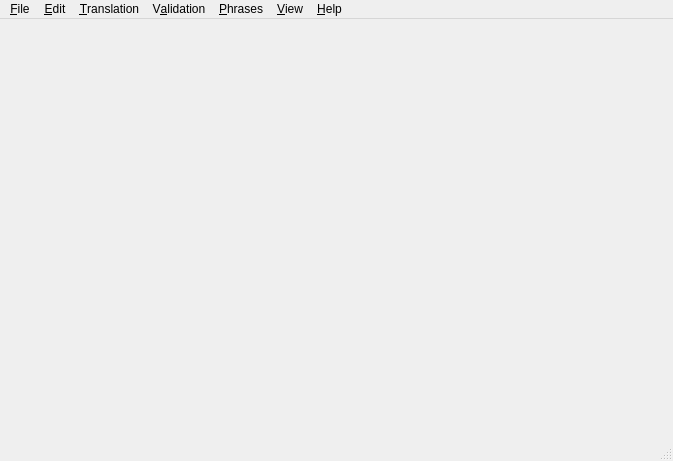
<?xml version="1.0" encoding="UTF-8"?>
<ui version="4.0">
 <comment>*********************************************************************
**
** Copyright (C) 2013 Digia Plc and/or its subsidiary(-ies).
** Contact: http://www.qt-project.org/legal
**
** This file is part of the Qt Linguist of the Qt Toolkit.
**
** $QT_BEGIN_LICENSE:LGPL$
** Commercial License Usage
** Licensees holding valid commercial Qt licenses may use this file in
** accordance with the commercial license agreement provided with the
** Software or, alternatively, in accordance with the terms contained in
** a written agreement between you and Digia.  For licensing terms and
** conditions see http://qt.digia.com/licensing.  For further information
** use the contact form at http://qt.digia.com/contact-us.
**
** GNU Lesser General Public License Usage
** Alternatively, this file may be used under the terms of the GNU Lesser
** General Public License version 2.1 as published by the Free Software
** Foundation and appearing in the file LICENSE.LGPL included in the
** packaging of this file.  Please review the following information to
** ensure the GNU Lesser General Public License version 2.1 requirements
** will be met: http://www.gnu.org/licenses/old-licenses/lgpl-2.1.html.
**
** In addition, as a special exception, Digia gives you certain additional
** rights.  These rights are described in the Digia Qt LGPL Exception
** version 1.1, included in the file LGPL_EXCEPTION.txt in this package.
**
** GNU General Public License Usage
** Alternatively, this file may be used under the terms of the GNU
** General Public License version 3.0 as published by the Free Software
** Foundation and appearing in the file LICENSE.GPL included in the
** packaging of this file.  Please review the following information to
** ensure the GNU General Public License version 3.0 requirements will be
** met: http://www.gnu.org/copyleft/gpl.html.
**
**
** $QT_END_LICENSE$
**
*********************************************************************</comment>
 <class>MainWindow</class>
 <widget class="QMainWindow" name="MainWindow">
  <property name="geometry">
   <rect>
    <x>0</x>
    <y>0</y>
    <width>673</width>
    <height>461</height>
   </rect>
  </property>
  <property name="windowTitle">
   <string>MainWindow</string>
  </property>
  <widget class="QWidget" name="centralwidget"/>
  <widget class="QMenuBar" name="menubar">
   <property name="geometry">
    <rect>
     <x>0</x>
     <y>0</y>
     <width>673</width>
     <height>28</height>
    </rect>
   </property>
   <widget class="QMenu" name="menuPhrases">
    <property name="title">
     <string>&amp;Phrases</string>
    </property>
    <widget class="QMenu" name="menuClosePhraseBook">
     <property name="title">
      <string>&amp;Close Phrase Book</string>
     </property>
    </widget>
    <widget class="QMenu" name="menuEditPhraseBook">
     <property name="title">
      <string>&amp;Edit Phrase Book</string>
     </property>
    </widget>
    <widget class="QMenu" name="menuPrintPhraseBook">
     <property name="title">
      <string>&amp;Print Phrase Book</string>
     </property>
    </widget>
    <addaction name="actionNewPhraseBook"/>
    <addaction name="actionOpenPhraseBook"/>
    <addaction name="menuClosePhraseBook"/>
    <addaction name="separator"/>
    <addaction name="menuEditPhraseBook"/>
    <addaction name="menuPrintPhraseBook"/>
    <addaction name="actionAddToPhraseBook"/>
   </widget>
   <widget class="QMenu" name="menuValidation">
    <property name="title">
     <string>V&amp;alidation</string>
    </property>
    <addaction name="actionAccelerators"/>
    <addaction name="actionEndingPunctuation"/>
    <addaction name="actionPhraseMatches"/>
    <addaction name="actionPlaceMarkerMatches"/>
   </widget>
   <widget class="QMenu" name="menuView">
    <property name="title">
     <string>&amp;View</string>
    </property>
    <widget class="QMenu" name="menuViewViews">
     <property name="title">
      <string>Vie&amp;ws</string>
     </property>
    </widget>
    <widget class="QMenu" name="menuToolbars">
     <property name="title">
      <string>&amp;Toolbars</string>
     </property>
    </widget>
    <addaction name="actionResetSorting"/>
    <addaction name="actionDisplayGuesses"/>
    <addaction name="actionStatistics"/>
    <addaction name="actionLengthVariants"/>
    <addaction name="separator"/>
    <addaction name="menuToolbars"/>
    <addaction name="menuViewViews"/>
   </widget>
   <widget class="QMenu" name="menuHelp">
    <property name="title">
     <string>&amp;Help</string>
    </property>
    <addaction name="actionManual"/>
    <addaction name="actionAbout"/>
    <addaction name="actionAboutQt"/>
    <addaction name="actionWhatsThis"/>
   </widget>
   <widget class="QMenu" name="menuTranslation">
    <property name="title">
     <string>&amp;Translation</string>
    </property>
    <addaction name="actionPrevUnfinished"/>
    <addaction name="actionNextUnfinished"/>
    <addaction name="actionPrev"/>
    <addaction name="actionNext"/>
    <addaction name="actionDoneAndNext"/>
    <addaction name="actionBeginFromSource"/>
   </widget>
   <widget class="QMenu" name="menuFile">
    <property name="title">
     <string>&amp;File</string>
    </property>
    <widget class="QMenu" name="menuRecentlyOpenedFiles">
     <property name="title">
      <string>Recently Opened &amp;Files</string>
     </property>
    </widget>
    <addaction name="actionOpen"/>
    <addaction name="actionOpenAux"/>
    <addaction name="menuRecentlyOpenedFiles"/>
    <addaction name="separator"/>
    <addaction name="actionSaveAll"/>
    <addaction name="actionSave"/>
    <addaction name="actionSaveAs"/>
    <addaction name="actionReleaseAll"/>
    <addaction name="actionRelease"/>
    <addaction name="actionReleaseAs"/>
    <addaction name="separator"/>
    <addaction name="actionPrint"/>
    <addaction name="separator"/>
    <addaction name="actionCloseAll"/>
    <addaction name="actionClose"/>
    <addaction name="separator"/>
    <addaction name="actionExit"/>
   </widget>
   <widget class="QMenu" name="menuEdit">
    <property name="title">
     <string>&amp;Edit</string>
    </property>
    <addaction name="actionUndo"/>
    <addaction name="actionRedo"/>
    <addaction name="separator"/>
    <addaction name="actionCut"/>
    <addaction name="actionCopy"/>
    <addaction name="actionPaste"/>
    <addaction name="actionSelectAll"/>
    <addaction name="separator"/>
    <addaction name="actionFind"/>
    <addaction name="actionFindNext"/>
    <addaction name="actionSearchAndTranslate"/>
    <addaction name="actionBatchTranslation"/>
    <addaction name="actionTranslationFileSettings"/>
   </widget>
   <addaction name="menuFile"/>
   <addaction name="menuEdit"/>
   <addaction name="menuTranslation"/>
   <addaction name="menuValidation"/>
   <addaction name="menuPhrases"/>
   <addaction name="menuView"/>
   <addaction name="menuHelp"/>
  </widget>
  <widget class="QStatusBar" name="statusbar"/>
  <action name="actionOpen">
   <property name="text">
    <string>&amp;Open...</string>
   </property>
   <property name="whatsThis">
    <string>Open a Qt translation source file (TS file) for editing</string>
   </property>
   <property name="shortcut">
    <string>Ctrl+O</string>
   </property>
  </action>
  <action name="actionExit">
   <property name="text">
    <string>E&amp;xit</string>
   </property>
   <property name="statusTip">
    <string/>
   </property>
   <property name="whatsThis">
    <string>Close this window and exit.</string>
   </property>
   <property name="shortcut">
    <string>Ctrl+Q</string>
   </property>
   <property name="menuRole">
    <enum>QAction::QuitRole</enum>
   </property>
  </action>
  <action name="actionSave">
   <property name="text">
    <string>Save</string>
   </property>
   <property name="whatsThis">
    <string>Save changes made to this Qt translation source file</string>
   </property>
  </action>
  <action name="actionSaveAs">
   <property name="text">
    <string>Save &amp;As...</string>
   </property>
   <property name="iconText">
    <string>Save As...</string>
   </property>
   <property name="whatsThis">
    <string>Save changes made to this Qt translation source file into a new file.</string>
   </property>
  </action>
  <action name="actionRelease">
   <property name="text">
    <string>Release</string>
   </property>
   <property name="whatsThis">
    <string>Create a Qt message file suitable for released applications from the current message file.</string>
   </property>
  </action>
  <action name="actionPrint">
   <property name="text">
    <string>&amp;Print...</string>
   </property>
   <property name="whatsThis">
    <string>Print a list of all the translation units in the current translation source file.</string>
   </property>
   <property name="shortcut">
    <string>Ctrl+P</string>
   </property>
  </action>
  <action name="actionUndo">
   <property name="enabled">
    <bool>false</bool>
   </property>
   <property name="text">
    <string>&amp;Undo</string>
   </property>
   <property name="whatsThis">
    <string>Undo the last editing operation performed on the current translation.</string>
   </property>
   <property name="shortcut">
    <string>Ctrl+Z</string>
   </property>
   <property name="menuRole">
    <enum>QAction::NoRole</enum>
   </property>
  </action>
  <action name="actionRedo">
   <property name="enabled">
    <bool>false</bool>
   </property>
   <property name="text">
    <string>&amp;Redo</string>
   </property>
   <property name="whatsThis">
    <string>Redo an undone editing operation performed on the translation.</string>
   </property>
   <property name="shortcut">
    <string>Ctrl+Y</string>
   </property>
   <property name="menuRole">
    <enum>QAction::NoRole</enum>
   </property>
  </action>
  <action name="actionCut">
   <property name="enabled">
    <bool>false</bool>
   </property>
   <property name="text">
    <string>Cu&amp;t</string>
   </property>
   <property name="whatsThis">
    <string>Copy the selected translation text to the clipboard and deletes it.</string>
   </property>
   <property name="shortcut">
    <string>Ctrl+X</string>
   </property>
   <property name="menuRole">
    <enum>QAction::NoRole</enum>
   </property>
  </action>
  <action name="actionCopy">
   <property name="enabled">
    <bool>false</bool>
   </property>
   <property name="text">
    <string>&amp;Copy</string>
   </property>
   <property name="whatsThis">
    <string>Copy the selected translation text to the clipboard.</string>
   </property>
   <property name="shortcut">
    <string>Ctrl+C</string>
   </property>
   <property name="menuRole">
    <enum>QAction::NoRole</enum>
   </property>
  </action>
  <action name="actionPaste">
   <property name="enabled">
    <bool>false</bool>
   </property>
   <property name="text">
    <string>&amp;Paste</string>
   </property>
   <property name="whatsThis">
    <string>Paste the clipboard text into the translation.</string>
   </property>
   <property name="shortcut">
    <string>Ctrl+V</string>
   </property>
   <property name="menuRole">
    <enum>QAction::NoRole</enum>
   </property>
  </action>
  <action name="actionSelectAll">
   <property name="enabled">
    <bool>false</bool>
   </property>
   <property name="text">
    <string>Select &amp;All</string>
   </property>
   <property name="whatsThis">
    <string>Select the whole translation text.</string>
   </property>
   <property name="shortcut">
    <string>Ctrl+A</string>
   </property>
   <property name="menuRole">
    <enum>QAction::NoRole</enum>
   </property>
  </action>
  <action name="actionFind">
   <property name="enabled">
    <bool>false</bool>
   </property>
   <property name="text">
    <string>&amp;Find...</string>
   </property>
   <property name="whatsThis">
    <string>Search for some text in the translation source file.</string>
   </property>
   <property name="shortcut">
    <string>Ctrl+F</string>
   </property>
   <property name="menuRole">
    <enum>QAction::NoRole</enum>
   </property>
  </action>
  <action name="actionFindNext">
   <property name="enabled">
    <bool>false</bool>
   </property>
   <property name="text">
    <string>Find &amp;Next</string>
   </property>
   <property name="whatsThis">
    <string>Continue the search where it was left.</string>
   </property>
   <property name="shortcut">
    <string>F3</string>
   </property>
   <property name="menuRole">
    <enum>QAction::NoRole</enum>
   </property>
  </action>
  <action name="actionPrevUnfinished">
   <property name="text">
    <string>&amp;Prev Unfinished</string>
   </property>
   <property name="toolTip">
    <string>Previous unfinished item</string>
   </property>
   <property name="whatsThis">
    <string>Move to the previous unfinished item.</string>
   </property>
   <property name="shortcut">
    <string>Ctrl+K</string>
   </property>
   <property name="menuRole">
    <enum>QAction::NoRole</enum>
   </property>
  </action>
  <action name="actionNextUnfinished">
   <property name="text">
    <string>&amp;Next Unfinished</string>
   </property>
   <property name="toolTip">
    <string>Next unfinished item</string>
   </property>
   <property name="whatsThis">
    <string>Move to the next unfinished item.</string>
   </property>
   <property name="shortcut">
    <string>Ctrl+J</string>
   </property>
   <property name="menuRole">
    <enum>QAction::NoRole</enum>
   </property>
  </action>
  <action name="actionPrev">
   <property name="text">
    <string>P&amp;rev</string>
   </property>
   <property name="toolTip">
    <string>Move to previous item</string>
   </property>
   <property name="whatsThis">
    <string>Move to the previous item.</string>
   </property>
   <property name="shortcut">
    <string>Ctrl+Shift+K</string>
   </property>
   <property name="menuRole">
    <enum>QAction::NoRole</enum>
   </property>
  </action>
  <action name="actionNext">
   <property name="text">
    <string>Ne&amp;xt</string>
   </property>
   <property name="toolTip">
    <string>Next item</string>
   </property>
   <property name="whatsThis">
    <string>Move to the next item.</string>
   </property>
   <property name="shortcut">
    <string>Ctrl+Shift+J</string>
   </property>
   <property name="menuRole">
    <enum>QAction::NoRole</enum>
   </property>
  </action>
  <action name="actionDoneAndNext">
   <property name="enabled">
    <bool>false</bool>
   </property>
   <property name="text">
    <string>&amp;Done and Next</string>
   </property>
   <property name="toolTip">
    <string>Mark item as done and move to the next unfinished item</string>
   </property>
   <property name="whatsThis">
    <string>Mark this item as done and move to the next unfinished item.</string>
   </property>
   <property name="menuRole">
    <enum>QAction::NoRole</enum>
   </property>
  </action>
  <action name="actionBeginFromSource">
   <property name="enabled">
    <bool>false</bool>
   </property>
   <property name="text">
    <string>Copy from source text</string>
   </property>
   <property name="iconText">
    <string>Copy from source text</string>
   </property>
   <property name="toolTip">
    <string>Copies the source text into the translation field</string>
   </property>
   <property name="whatsThis">
    <string>Copies the source text into the translation field.</string>
   </property>
   <property name="shortcut">
    <string>Ctrl+B</string>
   </property>
   <property name="menuRole">
    <enum>QAction::NoRole</enum>
   </property>
  </action>
  <action name="actionAccelerators">
   <property name="checkable">
    <bool>true</bool>
   </property>
   <property name="text">
    <string>&amp;Accelerators</string>
   </property>
   <property name="toolTip">
    <string>Toggle the validity check of accelerators</string>
   </property>
   <property name="whatsThis">
    <string>Toggle the validity check of accelerators, i.e. whether the number of ampersands in the source and translation text is the same. If the check fails, a message is shown in the warnings window.</string>
   </property>
   <property name="menuRole">
    <enum>QAction::NoRole</enum>
   </property>
  </action>
  <action name="actionEndingPunctuation">
   <property name="checkable">
    <bool>true</bool>
   </property>
   <property name="text">
    <string>&amp;Ending Punctuation</string>
   </property>
   <property name="toolTip">
    <string>Toggle the validity check of ending punctuation</string>
   </property>
   <property name="whatsThis">
    <string>Toggle the validity check of ending punctuation. If the check fails, a message is shown in the warnings window.</string>
   </property>
   <property name="menuRole">
    <enum>QAction::NoRole</enum>
   </property>
  </action>
  <action name="actionPhraseMatches">
   <property name="checkable">
    <bool>true</bool>
   </property>
   <property name="text">
    <string>&amp;Phrase matches</string>
   </property>
   <property name="toolTip">
    <string>Toggle checking that phrase suggestions are used</string>
   </property>
   <property name="whatsThis">
    <string>Toggle checking that phrase suggestions are used. If the check fails, a message is shown in the warnings window.</string>
   </property>
   <property name="menuRole">
    <enum>QAction::NoRole</enum>
   </property>
  </action>
  <action name="actionPlaceMarkerMatches">
   <property name="checkable">
    <bool>true</bool>
   </property>
   <property name="text">
    <string>Place &amp;Marker Matches</string>
   </property>
   <property name="toolTip">
    <string>Toggle the validity check of place markers</string>
   </property>
   <property name="whatsThis">
    <string>Toggle the validity check of place markers, i.e. whether %1, %2, ... are used consistently in the source text and translation text. If the check fails, a message is shown in the warnings window.</string>
   </property>
   <property name="menuRole">
    <enum>QAction::NoRole</enum>
   </property>
  </action>
  <action name="actionNewPhraseBook">
   <property name="text">
    <string>&amp;New Phrase Book...</string>
   </property>
   <property name="whatsThis">
    <string>Create a new phrase book.</string>
   </property>
   <property name="shortcut">
    <string>Ctrl+N</string>
   </property>
   <property name="menuRole">
    <enum>QAction::NoRole</enum>
   </property>
  </action>
  <action name="actionOpenPhraseBook">
   <property name="text">
    <string>&amp;Open Phrase Book...</string>
   </property>
   <property name="whatsThis">
    <string>Open a phrase book to assist translation.</string>
   </property>
   <property name="shortcut">
    <string>Ctrl+H</string>
   </property>
   <property name="menuRole">
    <enum>QAction::NoRole</enum>
   </property>
  </action>
  <action name="actionResetSorting">
   <property name="checkable">
    <bool>false</bool>
   </property>
   <property name="checked">
    <bool>false</bool>
   </property>
   <property name="text">
    <string>&amp;Reset Sorting</string>
   </property>
   <property name="whatsThis">
    <string>Sort the items back in the same order as in the message file.</string>
   </property>
   <property name="menuRole">
    <enum>QAction::NoRole</enum>
   </property>
  </action>
  <action name="actionDisplayGuesses">
   <property name="checkable">
    <bool>true</bool>
   </property>
   <property name="checked">
    <bool>true</bool>
   </property>
   <property name="text">
    <string>&amp;Display guesses</string>
   </property>
   <property name="whatsThis">
    <string>Set whether or not to display translation guesses.</string>
   </property>
   <property name="menuRole">
    <enum>QAction::NoRole</enum>
   </property>
  </action>
  <action name="actionStatistics">
   <property name="checkable">
    <bool>true</bool>
   </property>
   <property name="checked">
    <bool>true</bool>
   </property>
   <property name="text">
    <string>&amp;Statistics</string>
   </property>
   <property name="whatsThis">
    <string>Display translation statistics.</string>
   </property>
   <property name="menuRole">
    <enum>QAction::NoRole</enum>
   </property>
  </action>
  <action name="actionManual">
   <property name="text">
    <string>&amp;Manual</string>
   </property>
   <property name="whatsThis">
    <string/>
   </property>
   <property name="shortcut">
    <string>F1</string>
   </property>
   <property name="menuRole">
    <enum>QAction::NoRole</enum>
   </property>
  </action>
  <action name="actionAbout">
   <property name="text">
    <string>About Qt Linguist</string>
   </property>
   <property name="menuRole">
    <enum>QAction::AboutRole</enum>
   </property>
  </action>
  <action name="actionAboutQt">
   <property name="text">
    <string>About Qt</string>
   </property>
   <property name="whatsThis">
    <string>Display information about the Qt toolkit by Digia.</string>
   </property>
   <property name="menuRole">
    <enum>QAction::AboutQtRole</enum>
   </property>
  </action>
  <action name="actionWhatsThis">
   <property name="checkable">
    <bool>false</bool>
   </property>
   <property name="checked">
    <bool>false</bool>
   </property>
   <property name="text">
    <string>&amp;What's This?</string>
   </property>
   <property name="iconText">
    <string>What's This?</string>
   </property>
   <property name="toolTip">
    <string>What's This?</string>
   </property>
   <property name="whatsThis">
    <string>Enter What's This? mode.</string>
   </property>
   <property name="shortcut">
    <string>Shift+F1</string>
   </property>
   <property name="menuRole">
    <enum>QAction::NoRole</enum>
   </property>
  </action>
  <action name="actionSearchAndTranslate">
   <property name="enabled">
    <bool>false</bool>
   </property>
   <property name="text">
    <string>&amp;Search And Translate...</string>
   </property>
   <property name="whatsThis">
    <string>Replace the translation on all entries that matches the search source text.</string>
   </property>
   <property name="menuRole">
    <enum>QAction::NoRole</enum>
   </property>
  </action>
  <action name="actionBatchTranslation">
   <property name="enabled">
    <bool>false</bool>
   </property>
   <property name="text">
    <string>&amp;Batch Translation...</string>
   </property>
   <property name="whatsThis">
    <string>Batch translate all entries using the information in the phrase books.</string>
   </property>
   <property name="menuRole">
    <enum>QAction::NoRole</enum>
   </property>
  </action>
  <action name="actionReleaseAs">
   <property name="text">
    <string>Release As...</string>
   </property>
   <property name="iconText">
    <string>Release As...</string>
   </property>
   <property name="whatsThis">
    <string>Create a Qt message file suitable for released applications from the current message file. The filename will automatically be determined from the name of the TS file.</string>
   </property>
  </action>
  <action name="actionFile">
   <property name="checkable">
    <bool>true</bool>
   </property>
   <property name="checked">
    <bool>true</bool>
   </property>
   <property name="text">
    <string>File</string>
   </property>
  </action>
  <action name="actionEdit">
   <property name="checkable">
    <bool>true</bool>
   </property>
   <property name="checked">
    <bool>true</bool>
   </property>
   <property name="text">
    <string>Edit</string>
   </property>
  </action>
  <action name="actionTranslation">
   <property name="checkable">
    <bool>true</bool>
   </property>
   <property name="checked">
    <bool>true</bool>
   </property>
   <property name="text">
    <string>Translation</string>
   </property>
  </action>
  <action name="actionValidation">
   <property name="checkable">
    <bool>true</bool>
   </property>
   <property name="checked">
    <bool>true</bool>
   </property>
   <property name="text">
    <string>Validation</string>
   </property>
  </action>
  <action name="actionHelp">
   <property name="checkable">
    <bool>true</bool>
   </property>
   <property name="checked">
    <bool>true</bool>
   </property>
   <property name="text">
    <string>Help</string>
   </property>
  </action>
  <action name="actionPreviewForm">
   <property name="enabled">
    <bool>false</bool>
   </property>
   <property name="text">
    <string>Open/Refresh Form &amp;Preview</string>
   </property>
   <property name="iconText">
    <string>Form Preview Tool</string>
   </property>
   <property name="toolTip">
    <string>Form Preview Tool</string>
   </property>
   <property name="shortcut">
    <string>F5</string>
   </property>
   <property name="menuRole">
    <enum>QAction::NoRole</enum>
   </property>
  </action>
  <action name="actionTranslationFileSettings">
   <property name="enabled">
    <bool>false</bool>
   </property>
   <property name="text">
    <string>Translation File &amp;Settings...</string>
   </property>
   <property name="menuRole">
    <enum>QAction::NoRole</enum>
   </property>
  </action>
  <action name="actionAddToPhraseBook">
   <property name="enabled">
    <bool>false</bool>
   </property>
   <property name="text">
    <string>&amp;Add to Phrase Book</string>
   </property>
   <property name="shortcut">
    <string>Ctrl+T</string>
   </property>
  </action>
  <action name="actionOpenAux">
   <property name="text">
    <string>Open Read-O&amp;nly...</string>
   </property>
  </action>
  <action name="actionSaveAll">
   <property name="text">
    <string>&amp;Save All</string>
   </property>
   <property name="shortcut">
    <string>Ctrl+S</string>
   </property>
  </action>
  <action name="actionReleaseAll">
   <property name="text">
    <string>&amp;Release All</string>
   </property>
  </action>
  <action name="actionClose">
   <property name="text">
    <string>Close</string>
   </property>
  </action>
  <action name="actionCloseAll">
   <property name="text">
    <string>&amp;Close All</string>
   </property>
   <property name="shortcut">
    <string>Ctrl+W</string>
   </property>
  </action>
  <action name="actionLengthVariants">
   <property name="checkable">
    <bool>true</bool>
   </property>
   <property name="text">
    <string>Length Variants</string>
   </property>
  </action>
 </widget>
 <resources/>
 <connections/>
</ui>
